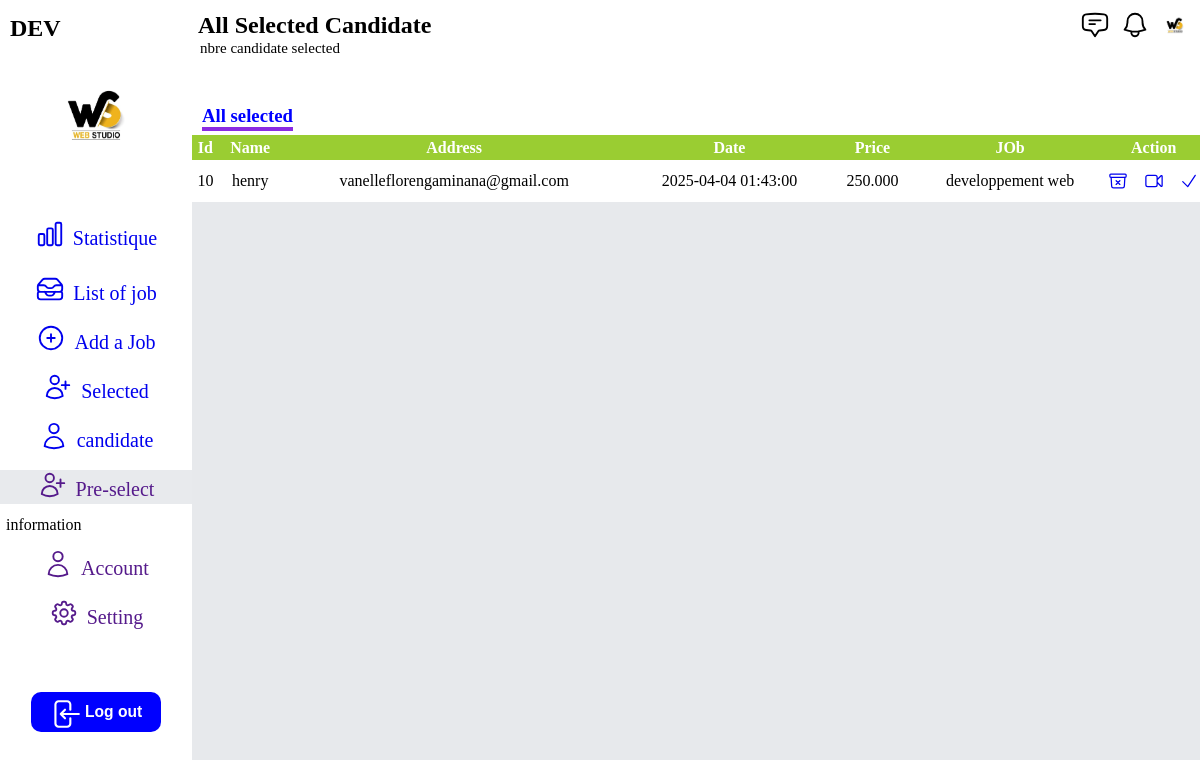
The page /project/Admin/pre-select.php (signed in) on the database its author committed.
### tables this page shows
CREATE TABLE IF NOT EXISTS `job_application` (
  `application_id` int NOT NULL AUTO_INCREMENT,
  `candidate_id` int NOT NULL,
  `employer_id` int NOT NULL,
  `application_date` datetime DEFAULT CURRENT_TIMESTAMP,
  `cv_build` varchar(255) NOT NULL,
  `idjob` int DEFAULT NULL,
  `statut` int DEFAULT '0',
  PRIMARY KEY (`application_id`),
  KEY `candidate_id` (`candidate_id`),
  KEY `job_application_idjob` (`idjob`)
);

CREATE TABLE IF NOT EXISTS `user` (
  `user_id` int NOT NULL AUTO_INCREMENT,
  `name` varchar(100) NOT NULL,
  `second_name` varchar(70) DEFAULT NULL,
  `email` varchar(100) NOT NULL,
  `date_of_b` date DEFAULT NULL,
  `password` varchar(50) NOT NULL,
  `role` enum('candidate','employer','admin') NOT NULL,
  `gender` varchar(10) DEFAULT NULL,
  `phone` varchar(30) DEFAULT NULL,
  `image` varchar(100) NOT NULL,
  `town` varchar(50) NOT NULL,
  `country` varchar(50) NOT NULL,
  `company_type` varchar(30) NOT NULL,
  `company_num` varchar(70) NOT NULL,
  `created_at` datetime DEFAULT CURRENT_TIMESTAMP,
  `updated_at` datetime DEFAULT CURRENT_TIMESTAMP ON UPDATE CURRENT_TIMESTAMP,
  PRIMARY KEY (`user_id`),
  UNIQUE KEY `email` (`email`)
);

CREATE TABLE IF NOT EXISTS `job_post` (
  `job_post_id` int NOT NULL AUTO_INCREMENT,
  `user_id` int NOT NULL,
  `title` varchar(255) NOT NULL,
  `description` text,
  `requirement` text,
  `qualification` text,
  `salary_range` varchar(100) DEFAULT NULL,
  `part_time` varchar(20) DEFAULT NULL,
  `day_shift` varchar(20) DEFAULT NULL,
  `post_date` datetime DEFAULT CURRENT_TIMESTAMP,
  `state` varchar(50) DEFAULT 'active',
  `created_at` datetime DEFAULT CURRENT_TIMESTAMP,
  `updated_at` datetime DEFAULT CURRENT_TIMESTAMP ON UPDATE CURRENT_TIMESTAMP,
  `skills` text,
  `town` varchar(100) DEFAULT NULL,
  `country` varchar(100) DEFAULT NULL,
  PRIMARY KEY (`job_post_id`),
  KEY `user_id` (`user_id`)
);

### project/Admin/pre-select.php (the view, shortened to what this page needs)
<?php
 $name= $_SESSION["name"];
$id=$_SESSION["user_id"];
  $image=$_SESSION['image'];
?>
<!DOCTYPE html>
<html lang="en">
<head>
    <link rel="stylesheet" href="style.css">
</head>
<body>
    <div class="div1">
    <h2 class=" nomE"><?php echo $name?></h2>
        <div class="divsvg">
            <img src="../<?php echo $image?>" class="svg" alt="">
        </div>
         <a href="index.php" class="ar">
            <div>
            </div>
           <p class="aqw">Statistique</p>
         </a>
         <a href="list_of_job.php" class="br">
            <div>
            </div>
           <p class="aqw">List of job</p>
         </a>
         <a href="add_job.php" class="br">
            <div>
            <svg xmlns="http://www.w3.org/2000/svg" fill="none" viewBox="0 0 24 24" stroke-width="1.5" stroke="currentColor" class="ret">
                <path stroke-linecap="round" stroke-linejoin="round" d="M12 9v6m3-3H9m12 0a9 9 0 1 1-18 0 9 9 0 0 1 18 0Z" />
                </svg>
            </div>
           <p class="aqw">Add a Job</p>
         </a>
         <a href="candidatS.php" class="br">
            <div>
            </div>
           <p class="aqw">Selected </p>
         </a>
         <a href="candidat.php" class="br">
            <div>
            </div>
           <p class="aqw"> candidate</p>
         </a>
         <a href="" class="cr">
            <div>
            </div>
           <p class="aqw"> Pre-select</p>
         </a>
         <p class="in"> information</p>
         <a href="" class="br">
            <div>
            </div>
           <p class="aqw"> Account</p>
         </a>
         <a href="" class="br">
            <div>
            </div>
           <p class="aqw"> Setting</p>
         </a>
         <div class="btn">
            <button class="log">
              <div>
              </div>
            <div>
               <h3 class="pp">Log out </h3></div> </button>
         </div>
    </div>
    <div class="div2">
      <div class="ma">
         <div><h2 class="se">All Selected Candidate</h2> <p class="nb"> nbre candidate selected</p></div>
         <div class="pa" >
                <div>
                </div>
                <div>
                </div>
                <div>
                <img src="../<?php echo $image?>" class="message2" alt="">
                </div>
            </div>
      </div>
      <div class="prese">
        <div class="ty">
          <h3 class="all">All selected</h3>
        </div>
      </div>
        <table class="" cellspacing="0">
          <thead>
            <tr>
              <td>Id</td>
              <td>Name</td>
              <td>Address</td>
              <td>Date</td>
               <td>Price</td>
               <td>JOb</td>
               <td>Action</td>
            </tr>
          </thead>
            <?php
             $localhost="localhost";
             $dbuser="root";
             $dbname="job";
             $dbpassword="";
             $conn=mysqli_connect($localhost,$dbuser,$dbpassword,$dbname);
             $sql="SELECT * FROM job_application where employer_id=$id and statut =1";
             $req=mysqli_query($conn,$sql);
             $counter = 0;
             while($row=mysqli_fetch_assoc($req)) {
                $ire=$row['application_id'];
              $nameid=$row['candidate_id'];
              $na=$row['idjob'];
              $sql4="SELECT * FROM job_post where job_post_id=$na";
              $row4=mysqli_query($conn,$sql4);
              $row5=mysqli_fetch_assoc($row4);
              $namet=$row5['title'];
              $salaire=$row5['salary_range'];
              $sql2="SELECT * FROM user where user_id=$nameid";
              $row1=mysqli_query($conn,$sql2);
              $row2=mysqli_fetch_assoc($row1);
              $name=$row2['name'];
              $email=$row2['email'];
              $rowClass = ($counter % 2 == 0) ? 'even-row' : 'odd-row';
              $counter++;
            ?>
            <tr class="<?php echo $rowClass; ?>">
              <td><?php echo$row['application_id']?></td>
              <td><?php echo$name?></td>
              <td><?php echo$email?></td>
              <td><?php echo$row['application_date']?></td>
              <td><?php echo$salaire?></td>
              <td><?php echo$namet?></td>
              <td class="sub">
                <a href="refu.php?id=<?php echo$ire?>">
             </a>
             <a href="#" onclick="startVideoCall('<?php echo $email; ?>')">
    </a>
                <a class="" href="valided?id=<?php echo$ire ?>">
                <svg xmlns="http://www.w3.org/2000/svg" fill="none" viewBox="0 0 24 24" stroke-width="1.5" stroke="currentColor" class="svh">
                    <path stroke-linecap="round" stroke-linejoin="round" d="m4.5 12.75 6 6 9-13.5" />
                    </svg>
             </a>
              </td>
            </tr>
            <?php
            }?>
        </table>
</body>
</html>

### project/Admin/style.css (style rules this page uses)
* { margin: 0; }
body { width: 100%; height: 100vh; background-color: rgba(209, 213, 219, 0.5); display: flex; overflow-y: hidden; }
.div1 { width: 16%; height: 100%; background-color: white; }
.nomE { margin-top: 15px; margin-left: 10px; }
.svg { width: 100px; height: 100px; margin-top: 22px; border-radius: 100%; }
.divsvg { display: flex; width: 100%; justify-content: center; }
.ar { display: flex; text-decoration: none; justify-content: center; margin-top: 55px; height: 40px; }
.ret { width: 30px; height: 30px; }
.aqw { margin-left: 8px; margin-top: 8px; font-size: 20px; }
.br { display: flex; text-decoration: none; justify-content: center; margin-top: 15px; }
.cr { display: flex; text-decoration: none; justify-content: center; margin-top: 15px; background-color: rgba(209, 213, 219, 0.5); }
.in { margin-top: 12px; margin-left: 6px; }
.btn { margin-top: 60px; display: flex; justify-content: center; width: 100%; height: 40px; cursor: pointer; }
.log { cursor: pointer; display: flex; width: 130px; height: 40px; border-radius: 10px; background-color: blue; border: none; }
.tre { margin-left: 8px; margin-top: 4px; width: 40px; height: 34px; color: white; }
.pp { margin-top: 10px; color: white; }
.div2 { width: 84%; height: 100%; }

### project/Admin/pre-select.php (style rules this page uses)
.ma { width:100%; height: 55px; display: flex; background-color: white; justify-content: space-between; }
.se { margin-top: 12px; margin-left: 6px; }
.pa { display: flex; }
.message { width: 30px; margin-top: 10px; height: 30px; margin-right: 10px; }
.message2 { width: 30px; margin-top: 10px; height: 30px; margin-right: 10px; border-radius: 100%; }
.nb { font-size: 15px; margin-top: 1px; margin-left: 8px; }
.prese { width: 100%; height: 80px; display: flex; justify-content: space-between; background-color: white; }
.ty { margin-top: 30px; }
.all { margin-left: 10px; border-bottom: 4px solid blueviolet; margin-top: 20px; color: blue; }
table { width: 100%; text-align: center; }
thead { background-color: yellowgreen; text-align: center; color: white; font-weight: bold; height: 25px; }
.sub { height: 40px; display: flex; justify-content: space-between; }
.even-row { background-color: #ffffff; }
.svh { cursor: pointer; margin-top: 10px; width: 20px; height: 20px; }

### rows shown on the page
job_application: application_id "10", candidate.name "henry", candidate.email "vanelleflorengaminana@gmail.com", application_date "2025-04-04 01:43:00", job_post.salary_range "250.000", job_post.title "developpement web"

### other values the page prints
$name "DEV"
